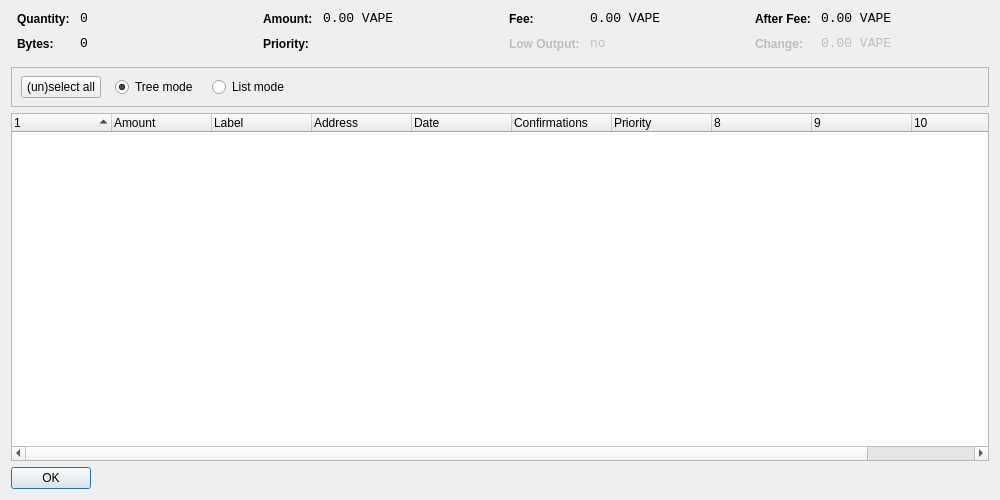
<?xml version="1.0" encoding="UTF-8"?>
<ui version="4.0">
 <class>CoinControlDialog</class>
 <widget class="QDialog" name="CoinControlDialog">
  <property name="geometry">
   <rect>
    <x>0</x>
    <y>0</y>
    <width>1000</width>
    <height>500</height>
   </rect>
  </property>
  <property name="windowTitle">
   <string>Coin Control</string>
  </property>
  <layout class="QVBoxLayout" name="verticalLayout">
   <item>
    <layout class="QHBoxLayout" name="horizontalLayoutTop" stretch="0,0,0,0">
     <property name="topMargin">
      <number>0</number>
     </property>
     <property name="bottomMargin">
      <number>10</number>
     </property>
     <item>
      <layout class="QFormLayout" name="formLayoutCoinControl1">
       <property name="horizontalSpacing">
        <number>10</number>
       </property>
       <property name="verticalSpacing">
        <number>10</number>
       </property>
       <property name="leftMargin">
        <number>6</number>
       </property>
       <property name="rightMargin">
        <number>6</number>
       </property>
       <item row="0" column="0">
        <widget class="QLabel" name="labelCoinControlQuantityText">
         <property name="styleSheet">
          <string notr="true">font-weight:bold;</string>
         </property>
         <property name="text">
          <string>Quantity:</string>
         </property>
        </widget>
       </item>
       <item row="0" column="1">
        <widget class="QLabel" name="labelCoinControlQuantity">
         <property name="font">
          <font>
           <family>Monospace</family>
           <pointsize>10</pointsize>
          </font>
         </property>
         <property name="cursor">
          <cursorShape>IBeamCursor</cursorShape>
         </property>
         <property name="contextMenuPolicy">
          <enum>Qt::ActionsContextMenu</enum>
         </property>
         <property name="text">
          <string notr="true">0</string>
         </property>
         <property name="textInteractionFlags">
          <set>Qt::LinksAccessibleByMouse|Qt::TextSelectableByKeyboard|Qt::TextSelectableByMouse</set>
         </property>
        </widget>
       </item>
       <item row="1" column="0">
        <widget class="QLabel" name="labelCoinControlBytesText">
         <property name="styleSheet">
          <string notr="true">font-weight:bold;</string>
         </property>
         <property name="text">
          <string>Bytes:</string>
         </property>
        </widget>
       </item>
       <item row="1" column="1">
        <widget class="QLabel" name="labelCoinControlBytes">
         <property name="font">
          <font>
           <family>Monospace</family>
           <pointsize>10</pointsize>
          </font>
         </property>
         <property name="cursor">
          <cursorShape>IBeamCursor</cursorShape>
         </property>
         <property name="contextMenuPolicy">
          <enum>Qt::ActionsContextMenu</enum>
         </property>
         <property name="text">
          <string notr="true">0</string>
         </property>
         <property name="textInteractionFlags">
          <set>Qt::LinksAccessibleByMouse|Qt::TextSelectableByKeyboard|Qt::TextSelectableByMouse</set>
         </property>
        </widget>
       </item>
      </layout>
     </item>
     <item>
      <layout class="QFormLayout" name="formLayoutCoinControl2">
       <property name="horizontalSpacing">
        <number>10</number>
       </property>
       <property name="verticalSpacing">
        <number>10</number>
       </property>
       <property name="leftMargin">
        <number>6</number>
       </property>
       <property name="rightMargin">
        <number>6</number>
       </property>
       <item row="0" column="0">
        <widget class="QLabel" name="labelCoinControlAmountText">
         <property name="styleSheet">
          <string notr="true">font-weight:bold;</string>
         </property>
         <property name="text">
          <string>Amount:</string>
         </property>
        </widget>
       </item>
       <item row="0" column="1">
        <widget class="QLabel" name="labelCoinControlAmount">
         <property name="font">
          <font>
           <family>Monospace</family>
           <pointsize>10</pointsize>
          </font>
         </property>
         <property name="cursor">
          <cursorShape>IBeamCursor</cursorShape>
         </property>
         <property name="contextMenuPolicy">
          <enum>Qt::ActionsContextMenu</enum>
         </property>
         <property name="text">
          <string notr="true">0.00 VAPE</string>
         </property>
         <property name="textInteractionFlags">
          <set>Qt::LinksAccessibleByMouse|Qt::TextSelectableByKeyboard|Qt::TextSelectableByMouse</set>
         </property>
        </widget>
       </item>
       <item row="1" column="0">
        <widget class="QLabel" name="labelCoinControlPriorityText">
         <property name="styleSheet">
          <string notr="true">font-weight:bold;</string>
         </property>
         <property name="text">
          <string>Priority:</string>
         </property>
        </widget>
       </item>
       <item row="1" column="1">
        <widget class="QLabel" name="labelCoinControlPriority">
         <property name="font">
          <font>
           <family>Monospace</family>
           <pointsize>10</pointsize>
          </font>
         </property>
         <property name="cursor">
          <cursorShape>IBeamCursor</cursorShape>
         </property>
         <property name="contextMenuPolicy">
          <enum>Qt::ActionsContextMenu</enum>
         </property>
         <property name="text">
          <string/>
         </property>
         <property name="textInteractionFlags">
          <set>Qt::LinksAccessibleByMouse|Qt::TextSelectableByKeyboard|Qt::TextSelectableByMouse</set>
         </property>
        </widget>
       </item>
      </layout>
     </item>
     <item>
      <layout class="QFormLayout" name="formLayoutCoinControl3">
       <property name="horizontalSpacing">
        <number>10</number>
       </property>
       <property name="verticalSpacing">
        <number>10</number>
       </property>
       <property name="leftMargin">
        <number>6</number>
       </property>
       <property name="rightMargin">
        <number>6</number>
       </property>
       <item row="0" column="0">
        <widget class="QLabel" name="labelCoinControlFeeText">
         <property name="styleSheet">
          <string notr="true">font-weight:bold;</string>
         </property>
         <property name="text">
          <string>Fee:</string>
         </property>
        </widget>
       </item>
       <item row="0" column="1">
        <widget class="QLabel" name="labelCoinControlFee">
         <property name="font">
          <font>
           <family>Monospace</family>
           <pointsize>10</pointsize>
          </font>
         </property>
         <property name="cursor">
          <cursorShape>IBeamCursor</cursorShape>
         </property>
         <property name="contextMenuPolicy">
          <enum>Qt::ActionsContextMenu</enum>
         </property>
         <property name="text">
          <string notr="true">0.00 VAPE</string>
         </property>
         <property name="textInteractionFlags">
          <set>Qt::LinksAccessibleByMouse|Qt::TextSelectableByKeyboard|Qt::TextSelectableByMouse</set>
         </property>
        </widget>
       </item>
       <item row="1" column="0">
        <widget class="QLabel" name="labelCoinControlLowOutputText">
         <property name="enabled">
          <bool>false</bool>
         </property>
         <property name="styleSheet">
          <string notr="true">font-weight:bold;</string>
         </property>
         <property name="text">
          <string>Low Output:</string>
         </property>
        </widget>
       </item>
       <item row="1" column="1">
        <widget class="QLabel" name="labelCoinControlLowOutput">
         <property name="enabled">
          <bool>false</bool>
         </property>
         <property name="font">
          <font>
           <family>Monospace</family>
           <pointsize>10</pointsize>
          </font>
         </property>
         <property name="cursor">
          <cursorShape>IBeamCursor</cursorShape>
         </property>
         <property name="contextMenuPolicy">
          <enum>Qt::ActionsContextMenu</enum>
         </property>
         <property name="text">
          <string notr="true">no</string>
         </property>
         <property name="textInteractionFlags">
          <set>Qt::LinksAccessibleByMouse|Qt::TextSelectableByKeyboard|Qt::TextSelectableByMouse</set>
         </property>
        </widget>
       </item>
      </layout>
     </item>
     <item>
      <layout class="QFormLayout" name="formLayoutCoinControl4">
       <property name="horizontalSpacing">
        <number>10</number>
       </property>
       <property name="verticalSpacing">
        <number>10</number>
       </property>
       <property name="leftMargin">
        <number>6</number>
       </property>
       <property name="rightMargin">
        <number>6</number>
       </property>
       <item row="0" column="0">
        <widget class="QLabel" name="labelCoinControlAfterFeeText">
         <property name="styleSheet">
          <string notr="true">font-weight:bold;</string>
         </property>
         <property name="text">
          <string>After Fee:</string>
         </property>
        </widget>
       </item>
       <item row="0" column="1">
        <widget class="QLabel" name="labelCoinControlAfterFee">
         <property name="font">
          <font>
           <family>Monospace</family>
           <pointsize>10</pointsize>
          </font>
         </property>
         <property name="cursor">
          <cursorShape>IBeamCursor</cursorShape>
         </property>
         <property name="contextMenuPolicy">
          <enum>Qt::ActionsContextMenu</enum>
         </property>
         <property name="text">
          <string notr="true">0.00 VAPE</string>
         </property>
         <property name="textInteractionFlags">
          <set>Qt::LinksAccessibleByMouse|Qt::TextSelectableByKeyboard|Qt::TextSelectableByMouse</set>
         </property>
        </widget>
       </item>
       <item row="1" column="0">
        <widget class="QLabel" name="labelCoinControlChangeText">
         <property name="enabled">
          <bool>false</bool>
         </property>
         <property name="styleSheet">
          <string notr="true">font-weight:bold;</string>
         </property>
         <property name="text">
          <string>Change:</string>
         </property>
        </widget>
       </item>
       <item row="1" column="1">
        <widget class="QLabel" name="labelCoinControlChange">
         <property name="enabled">
          <bool>false</bool>
         </property>
         <property name="font">
          <font>
           <family>Monospace</family>
           <pointsize>10</pointsize>
          </font>
         </property>
         <property name="cursor">
          <cursorShape>IBeamCursor</cursorShape>
         </property>
         <property name="contextMenuPolicy">
          <enum>Qt::ActionsContextMenu</enum>
         </property>
         <property name="text">
          <string notr="true">0.00 VAPE</string>
         </property>
         <property name="textInteractionFlags">
          <set>Qt::LinksAccessibleByMouse|Qt::TextSelectableByKeyboard|Qt::TextSelectableByMouse</set>
         </property>
        </widget>
       </item>
      </layout>
     </item>
    </layout>
   </item>
   <item>
    <widget class="QFrame" name="frame">
     <property name="minimumSize">
      <size>
       <width>0</width>
       <height>40</height>
      </size>
     </property>
     <property name="frameShape">
      <enum>QFrame::StyledPanel</enum>
     </property>
     <property name="frameShadow">
      <enum>QFrame::Sunken</enum>
     </property>
     <widget class="QWidget" name="horizontalLayoutWidget">
      <property name="geometry">
       <rect>
        <x>10</x>
        <y>0</y>
        <width>781</width>
        <height>41</height>
       </rect>
      </property>
      <layout class="QHBoxLayout" name="horizontalLayoutPanel" stretch="0,0,0,0,0">
       <property name="spacing">
        <number>14</number>
       </property>
       <item>
        <widget class="QPushButton" name="pushButtonSelectAll">
         <property name="sizePolicy">
          <sizepolicy hsizetype="Maximum" vsizetype="Fixed">
           <horstretch>0</horstretch>
           <verstretch>0</verstretch>
          </sizepolicy>
         </property>
         <property name="text">
          <string>(un)select all</string>
         </property>
        </widget>
       </item>
       <item>
        <widget class="QRadioButton" name="radioTreeMode">
         <property name="sizePolicy">
          <sizepolicy hsizetype="Maximum" vsizetype="Fixed">
           <horstretch>0</horstretch>
           <verstretch>0</verstretch>
          </sizepolicy>
         </property>
         <property name="text">
          <string>Tree mode</string>
         </property>
         <property name="checked">
          <bool>true</bool>
         </property>
        </widget>
       </item>
       <item>
        <widget class="QRadioButton" name="radioListMode">
         <property name="sizePolicy">
          <sizepolicy hsizetype="Maximum" vsizetype="Fixed">
           <horstretch>0</horstretch>
           <verstretch>0</verstretch>
          </sizepolicy>
         </property>
         <property name="text">
          <string>List mode</string>
         </property>
        </widget>
       </item>
       <item>
        <spacer name="horizontalSpacer">
         <property name="orientation">
          <enum>Qt::Horizontal</enum>
         </property>
         <property name="sizeHint" stdset="0">
          <size>
           <width>40</width>
           <height>20</height>
          </size>
         </property>
        </spacer>
       </item>
      </layout>
     </widget>
    </widget>
   </item>
   <item>
    <widget class="CoinControlTreeWidget" name="treeWidget">
     <property name="contextMenuPolicy">
      <enum>Qt::CustomContextMenu</enum>
     </property>
     <property name="sortingEnabled">
      <bool>false</bool>
     </property>
     <property name="columnCount">
      <number>11</number>
     </property>
     <attribute name="headerShowSortIndicator" stdset="0">
      <bool>true</bool>
     </attribute>
     <attribute name="headerStretchLastSection">
      <bool>false</bool>
     </attribute>
     <column>
      <property name="text">
       <string/>
      </property>
     </column>
     <column>
      <property name="text">
       <string>Amount</string>
      </property>
     </column>
     <column>
      <property name="text">
       <string>Label</string>
      </property>
     </column>
     <column>
      <property name="text">
       <string>Address</string>
      </property>
     </column>
     <column>
      <property name="text">
       <string>Date</string>
      </property>
     </column>
     <column>
      <property name="text">
       <string>Confirmations</string>
      </property>
      <property name="toolTip">
       <string>Confirmed</string>
      </property>
     </column>
     <column>
      <property name="text">
       <string>Priority</string>
      </property>
     </column>
     <column>
      <property name="text">
       <string/>
      </property>
     </column>
     <column>
      <property name="text">
       <string/>
      </property>
     </column>
     <column>
      <property name="text">
       <string/>
      </property>
     </column>
     <column>
      <property name="text">
       <string/>
      </property>
     </column>
    </widget>
   </item>
   <item>
    <widget class="QDialogButtonBox" name="buttonBox">
     <property name="sizePolicy">
      <sizepolicy hsizetype="Maximum" vsizetype="Fixed">
       <horstretch>0</horstretch>
       <verstretch>0</verstretch>
      </sizepolicy>
     </property>
     <property name="orientation">
      <enum>Qt::Horizontal</enum>
     </property>
     <property name="standardButtons">
      <set>QDialogButtonBox::Ok</set>
     </property>
    </widget>
   </item>
  </layout>
 </widget>
 <customwidgets>
  <customwidget>
   <class>CoinControlTreeWidget</class>
   <extends>QTreeWidget</extends>
   <header>coincontroltreewidget.h</header>
  </customwidget>
 </customwidgets>
 <resources/>
 <connections/>
</ui>
